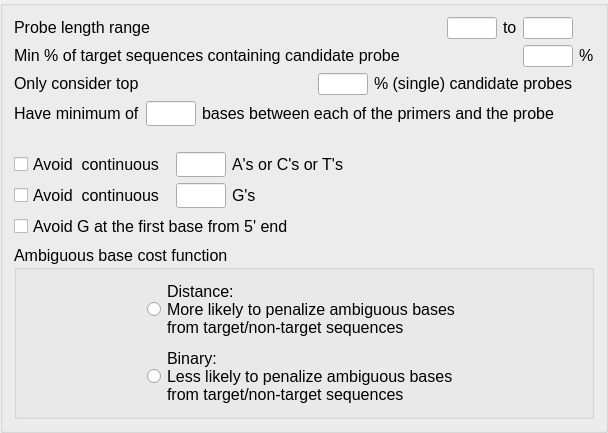
        <widget class="QGroupBox" name="groupBox">
         <property name="title">
          <string/>
         </property>
         <layout class="QGridLayout" name="gridLayout_2">
          <item row="0" column="0">
           <layout class="QVBoxLayout" name="verticalLayout_2">
            <item>
             <layout class="QHBoxLayout" name="horizontalLayout">
              <item>
               <widget class="QLabel" name="label">
                <property name="sizePolicy">
                 <sizepolicy hsizetype="Expanding" vsizetype="Fixed">
                  <horstretch>0</horstretch>
                  <verstretch>0</verstretch>
                 </sizepolicy>
                </property>
                <property name="font">
                 <font>
                  <pointsize>12</pointsize>
                 </font>
                </property>
                <property name="text">
                 <string>Probe length range</string>
                </property>
               </widget>
              </item>
              <item>
               <widget class="QLineEdit" name="lineEdit_probeLenMin">
                <property name="sizePolicy">
                 <sizepolicy hsizetype="Fixed" vsizetype="Fixed">
                  <horstretch>0</horstretch>
                  <verstretch>0</verstretch>
                 </sizepolicy>
                </property>
                <property name="minimumSize">
                 <size>
                  <width>50</width>
                  <height>0</height>
                 </size>
                </property>
                <property name="maximumSize">
                 <size>
                  <width>50</width>
                  <height>16777215</height>
                 </size>
                </property>
               </widget>
              </item>
              <item>
               <widget class="QLabel" name="label_2">
                <property name="sizePolicy">
                 <sizepolicy hsizetype="Fixed" vsizetype="Fixed">
                  <horstretch>0</horstretch>
                  <verstretch>0</verstretch>
                 </sizepolicy>
                </property>
                <property name="font">
                 <font>
                  <pointsize>12</pointsize>
                 </font>
                </property>
                <property name="text">
                 <string>to</string>
                </property>
               </widget>
              </item>
              <item>
               <widget class="QLineEdit" name="lineEdit_probeLenMax">
                <property name="sizePolicy">
                 <sizepolicy hsizetype="Fixed" vsizetype="Fixed">
                  <horstretch>0</horstretch>
                  <verstretch>0</verstretch>
                 </sizepolicy>
                </property>
                <property name="minimumSize">
                 <size>
                  <width>50</width>
                  <height>0</height>
                 </size>
                </property>
                <property name="maximumSize">
                 <size>
                  <width>50</width>
                  <height>16777215</height>
                 </size>
                </property>
               </widget>
              </item>
              <item>
               <widget class="QLabel" name="label_33">
                <property name="sizePolicy">
                 <sizepolicy hsizetype="Fixed" vsizetype="Fixed">
                  <horstretch>0</horstretch>
                  <verstretch>0</verstretch>
                 </sizepolicy>
                </property>
                <property name="minimumSize">
                 <size>
                  <width>15</width>
                  <height>0</height>
                 </size>
                </property>
                <property name="text">
                 <string/>
                </property>
               </widget>
              </item>
             </layout>
            </item>
            <item>
             <layout class="QHBoxLayout" name="horizontalLayout_2">
              <item>
               <widget class="QLabel" name="label_3">
                <property name="sizePolicy">
                 <sizepolicy hsizetype="Expanding" vsizetype="Fixed">
                  <horstretch>0</horstretch>
                  <verstretch>0</verstretch>
                 </sizepolicy>
                </property>
                <property name="font">
                 <font>
                  <pointsize>12</pointsize>
                 </font>
                </property>
                <property name="text">
                 <string>Min % of target sequences containing candidate probe</string>
                </property>
               </widget>
              </item>
              <item>
               <widget class="QLineEdit" name="lineEdit_candidFrequency">
                <property name="sizePolicy">
                 <sizepolicy hsizetype="Fixed" vsizetype="Fixed">
                  <horstretch>0</horstretch>
                  <verstretch>0</verstretch>
                 </sizepolicy>
                </property>
                <property name="minimumSize">
                 <size>
                  <width>50</width>
                  <height>0</height>
                 </size>
                </property>
                <property name="maximumSize">
                 <size>
                  <width>50</width>
                  <height>16777215</height>
                 </size>
                </property>
               </widget>
              </item>
              <item>
               <widget class="QLabel" name="label_4">
                <property name="sizePolicy">
                 <sizepolicy hsizetype="Fixed" vsizetype="Fixed">
                  <horstretch>0</horstretch>
                  <verstretch>0</verstretch>
                 </sizepolicy>
                </property>
                <property name="minimumSize">
                 <size>
                  <width>15</width>
                  <height>0</height>
                 </size>
                </property>
                <property name="font">
                 <font>
                  <pointsize>12</pointsize>
                 </font>
                </property>
                <property name="text">
                 <string>%</string>
                </property>
               </widget>
              </item>
             </layout>
            </item>
            <item>
             <layout class="QHBoxLayout" name="horizontalLayout_3">
              <item>
               <widget class="QLabel" name="label_5">
                <property name="sizePolicy">
                 <sizepolicy hsizetype="Expanding" vsizetype="Fixed">
                  <horstretch>0</horstretch>
                  <verstretch>0</verstretch>
                 </sizepolicy>
                </property>
                <property name="font">
                 <font>
                  <pointsize>12</pointsize>
                 </font>
                </property>
                <property name="text">
                 <string>Only consider top</string>
                </property>
               </widget>
              </item>
              <item>
               <widget class="QLineEdit" name="lineEdit_candidTopPctg">
                <property name="sizePolicy">
                 <sizepolicy hsizetype="Fixed" vsizetype="Fixed">
                  <horstretch>0</horstretch>
                  <verstretch>0</verstretch>
                 </sizepolicy>
                </property>
                <property name="minimumSize">
                 <size>
                  <width>50</width>
                  <height>0</height>
                 </size>
                </property>
                <property name="maximumSize">
                 <size>
                  <width>50</width>
                  <height>16777215</height>
                 </size>
                </property>
               </widget>
              </item>
              <item>
               <widget class="QLabel" name="label_6">
                <property name="sizePolicy">
                 <sizepolicy hsizetype="Fixed" vsizetype="Fixed">
                  <horstretch>0</horstretch>
                  <verstretch>0</verstretch>
                 </sizepolicy>
                </property>
                <property name="font">
                 <font>
                  <pointsize>12</pointsize>
                 </font>
                </property>
                <property name="text">
                 <string>% (single) candidate probes</string>
                </property>
               </widget>
              </item>
              <item>
               <widget class="QLabel" name="label_35">
                <property name="sizePolicy">
                 <sizepolicy hsizetype="Fixed" vsizetype="Fixed">
                  <horstretch>0</horstretch>
                  <verstretch>0</verstretch>
                 </sizepolicy>
                </property>
                <property name="minimumSize">
                 <size>
                  <width>15</width>
                  <height>0</height>
                 </size>
                </property>
                <property name="text">
                 <string/>
                </property>
               </widget>
              </item>
             </layout>
            </item>
            <item>
             <layout class="QHBoxLayout" name="horizontalLayout_4">
              <item>
               <widget class="QLabel" name="label_10">
                <property name="font">
                 <font>
                  <pointsize>12</pointsize>
                 </font>
                </property>
                <property name="text">
                 <string>Have minimum of</string>
                </property>
               </widget>
              </item>
              <item>
               <widget class="QLineEdit" name="lineEdit_minGap">
                <property name="minimumSize">
                 <size>
                  <width>50</width>
                  <height>25</height>
                 </size>
                </property>
                <property name="maximumSize">
                 <size>
                  <width>50</width>
                  <height>16777215</height>
                 </size>
                </property>
               </widget>
              </item>
              <item>
               <widget class="QLabel" name="label_21">
                <property name="font">
                 <font>
                  <pointsize>12</pointsize>
                 </font>
                </property>
                <property name="text">
                 <string>bases between each of the primers and the probe</string>
                </property>
               </widget>
              </item>
              <item>
               <spacer name="horizontalSpacer_7">
                <property name="orientation">
                 <enum>Qt::Horizontal</enum>
                </property>
                <property name="sizeHint" stdset="0">
                 <size>
                  <width>40</width>
                  <height>20</height>
                 </size>
                </property>
               </spacer>
              </item>
             </layout>
            </item>
            <item>
             <spacer name="horizontalSpacer">
              <property name="orientation">
               <enum>Qt::Horizontal</enum>
              </property>
              <property name="sizeType">
               <enum>QSizePolicy::Expanding</enum>
              </property>
              <property name="sizeHint" stdset="0">
               <size>
                <width>40</width>
                <height>20</height>
               </size>
              </property>
             </spacer>
            </item>
            <item>
             <layout class="QHBoxLayout" name="horizontalLayout_33">
              <item>
               <widget class="QCheckBox" name="checkBox_avoidACT">
                <property name="font">
                 <font>
                  <pointsize>12</pointsize>
                 </font>
                </property>
                <property name="text">
                 <string>Avoid  continuous </string>
                </property>
               </widget>
              </item>
              <item>
               <widget class="QLineEdit" name="lineEdit_numACT">
                <property name="minimumSize">
                 <size>
                  <width>50</width>
                  <height>25</height>
                 </size>
                </property>
                <property name="maximumSize">
                 <size>
                  <width>50</width>
                  <height>16777215</height>
                 </size>
                </property>
               </widget>
              </item>
              <item>
               <widget class="QLabel" name="label_118">
                <property name="sizePolicy">
                 <sizepolicy hsizetype="Preferred" vsizetype="Fixed">
                  <horstretch>0</horstretch>
                  <verstretch>0</verstretch>
                 </sizepolicy>
                </property>
                <property name="minimumSize">
                 <size>
                  <width>0</width>
                  <height>20</height>
                 </size>
                </property>
                <property name="font">
                 <font>
                  <pointsize>12</pointsize>
                 </font>
                </property>
                <property name="text">
                 <string>A's or C's or T's</string>
                </property>
               </widget>
              </item>
              <item>
               <spacer name="horizontalSpacer_10">
                <property name="orientation">
                 <enum>Qt::Horizontal</enum>
                </property>
                <property name="sizeHint" stdset="0">
                 <size>
                  <width>40</width>
                  <height>20</height>
                 </size>
                </property>
               </spacer>
              </item>
             </layout>
            </item>
            <item>
             <layout class="QHBoxLayout" name="horizontalLayout_32">
              <item>
               <widget class="QCheckBox" name="checkBox_avoidG">
                <property name="font">
                 <font>
                  <pointsize>12</pointsize>
                 </font>
                </property>
                <property name="text">
                 <string>Avoid  continuous </string>
                </property>
               </widget>
              </item>
              <item>
               <widget class="QLineEdit" name="lineEdit_numG">
                <property name="minimumSize">
                 <size>
                  <width>50</width>
                  <height>25</height>
                 </size>
                </property>
                <property name="maximumSize">
                 <size>
                  <width>50</width>
                  <height>16777215</height>
                 </size>
                </property>
               </widget>
              </item>
              <item>
               <widget class="QLabel" name="label_117">
                <property name="sizePolicy">
                 <sizepolicy hsizetype="Preferred" vsizetype="Fixed">
                  <horstretch>0</horstretch>
                  <verstretch>0</verstretch>
                 </sizepolicy>
                </property>
                <property name="minimumSize">
                 <size>
                  <width>0</width>
                  <height>20</height>
                 </size>
                </property>
                <property name="font">
                 <font>
                  <pointsize>12</pointsize>
                 </font>
                </property>
                <property name="text">
                 <string>G's</string>
                </property>
               </widget>
              </item>
              <item>
               <spacer name="horizontalSpacer_9">
                <property name="orientation">
                 <enum>Qt::Horizontal</enum>
                </property>
                <property name="sizeHint" stdset="0">
                 <size>
                  <width>40</width>
                  <height>20</height>
                 </size>
                </property>
               </spacer>
              </item>
             </layout>
            </item>
            <item>
             <layout class="QHBoxLayout" name="horizontalLayout_34">
              <item>
               <widget class="QCheckBox" name="checkBox_avoidGat5end">
                <property name="font">
                 <font>
                  <pointsize>12</pointsize>
                 </font>
                </property>
                <property name="text">
                 <string>Avoid G at the first base from 5' end</string>
                </property>
               </widget>
              </item>
              <item>
               <spacer name="horizontalSpacer_11">
                <property name="orientation">
                 <enum>Qt::Horizontal</enum>
                </property>
                <property name="sizeHint" stdset="0">
                 <size>
                  <width>40</width>
                  <height>20</height>
                 </size>
                </property>
               </spacer>
              </item>
             </layout>
            </item>
            <item>
             <widget class="QGroupBox" name="groupBox_3">
              <property name="sizePolicy">
               <sizepolicy hsizetype="Preferred" vsizetype="Fixed">
                <horstretch>0</horstretch>
                <verstretch>0</verstretch>
               </sizepolicy>
              </property>
              <property name="font">
               <font>
                <pointsize>12</pointsize>
               </font>
              </property>
              <property name="title">
               <string>Ambiguous base cost function</string>
              </property>
              <layout class="QGridLayout" name="gridLayout">
               <item row="0" column="0">
                <layout class="QVBoxLayout" name="verticalLayout">
                 <item>
                  <widget class="QRadioButton" name="radioButton_regular">
                   <property name="enabled">
                    <bool>true</bool>
                   </property>
                   <property name="sizePolicy">
                    <sizepolicy hsizetype="Fixed" vsizetype="Fixed">
                     <horstretch>0</horstretch>
                     <verstretch>0</verstretch>
                    </sizepolicy>
                   </property>
                   <property name="font">
                    <font>
                     <pointsize>12</pointsize>
                    </font>
                   </property>
                   <property name="text">
                    <string>Distance:
More likely to penalize ambiguous bases
from target/non-target sequences</string>
                   </property>
                  </widget>
                 </item>
                 <item>
                  <widget class="QRadioButton" name="radioButton_binary">
                   <property name="enabled">
                    <bool>true</bool>
                   </property>
                   <property name="sizePolicy">
                    <sizepolicy hsizetype="Fixed" vsizetype="Fixed">
                     <horstretch>0</horstretch>
                     <verstretch>0</verstretch>
                    </sizepolicy>
                   </property>
                   <property name="text">
                    <string>Binary:
Less likely to penalize ambiguous bases
from target/non-target sequences</string>
                   </property>
                  </widget>
                 </item>
                </layout>
               </item>
              </layout>
             </widget>
            </item>
           </layout>
          </item>
         </layout>
        </widget>
